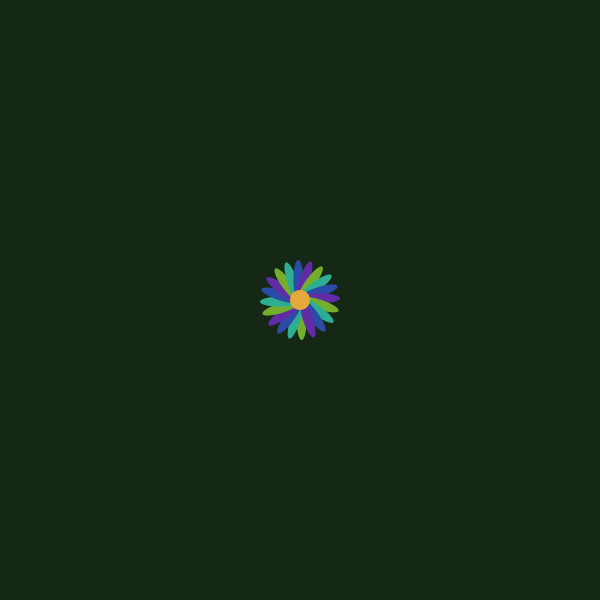
Frame 1 (no input)
Frame 60 (the mouse pressed at the canvas centre just before this capture): identical to frame 1, image omitted
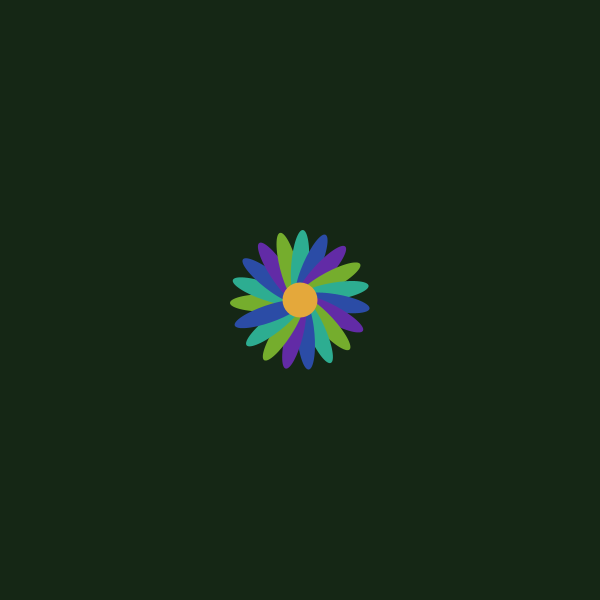
Frame 120 (the mouse held since frame 60 and released just before this capture)

The Processing sketch that drew these frames (run headless with seeded random() and noise(); from frame 60 on, the mouse is pressed at the canvas centre):

// Processing sketch: build
// ── build.pde
color[] palette = {#75AD2D,#2DAD91,#2B4CA6,#622BA6};
float m = 20;
void setup() {
	size(600, 600);
}
void draw() {
	background(#152715);
	pushMatrix();
	translate(width / 2, height / 2);
	float r = mouseX * mouseY;
	rotate(map(r, 0, width * height, 0, TWO_PI));
	flower(0, 0, map(mouseY, 0, height, 20, 50));
	popMatrix();
}
void flower(float x, float y, float s) {
	noStroke();
	ellipseMode(CORNER);
	for (int i = 0; i < m; i++) {
		fill(palette[i % (palette.length)]);
		pushMatrix();
		translate(x, y);
		rotate((TWO_PI / m) * i);
		ellipse(- s / 6, 0, s / 2, s * 2);
		popMatrix();
	}
	ellipseMode(CENTER);
	fill(#E4A83B);
	circle(x, y, s);
}
void mousePressed() {
	m--;
}
